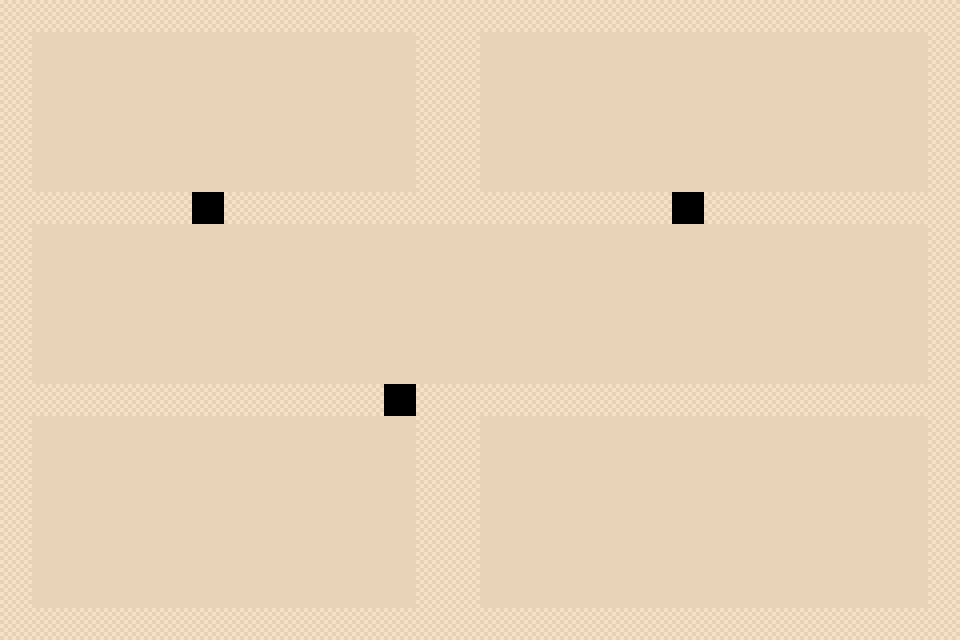

Below is a game level as drawn by its tile map, then a one-line description and the .tmx file that defines it, in full:
An orthogonal 30x20 tile map with 32x32 px tiles, 2 tile layers (floor, walls) and 3 objects (2x interactive, spawn).

<map version="1.5" tiledversion="1.8.2" orientation="orthogonal" renderorder="right-down" width="30" height="20" tilewidth="32" tileheight="32" infinite="0" nextlayerid="3" nextobjectid="11">
 <tileset firstgid="1" name="interior" tilewidth="32" tileheight="32" tilecount="100" columns="10">
  <image source="interior_tiles.png" width="320" height="320" />
 </tileset>
 <layer id="1" name="floor" width="30" height="20">
  <data encoding="csv">
0,0,0,0,0,0,0,0,0,0,0,0,0,0,0,0,0,0,0,0,0,0,0,0,0,0,0,0,0,0,
0,1,1,1,1,1,1,1,1,1,1,1,1,0,0,1,1,1,1,1,1,1,1,1,1,1,1,1,1,0,
0,1,1,1,1,1,1,1,1,1,1,1,1,0,0,1,1,1,1,1,1,1,1,1,1,1,1,1,1,0,
0,1,1,1,1,1,1,1,1,1,1,1,1,0,0,1,1,1,1,1,1,1,1,1,1,1,1,1,1,0,
0,1,1,1,1,1,1,1,1,1,1,1,1,0,0,1,1,1,1,1,1,1,1,1,1,1,1,1,1,0,
0,1,1,1,1,1,1,1,1,1,1,1,1,0,0,1,1,1,1,1,1,1,1,1,1,1,1,1,1,0,
0,0,0,0,0,0,0,0,0,0,0,0,0,0,0,0,0,0,0,0,0,0,0,0,0,0,0,0,0,0,
0,1,1,1,1,1,1,1,1,1,1,1,1,1,1,1,1,1,1,1,1,1,1,1,1,1,1,1,1,0,
0,1,1,1,1,1,1,1,1,1,1,1,1,1,1,1,1,1,1,1,1,1,1,1,1,1,1,1,1,0,
0,1,1,1,1,1,1,1,1,1,1,1,1,1,1,1,1,1,1,1,1,1,1,1,1,1,1,1,1,0,
0,1,1,1,1,1,1,1,1,1,1,1,1,1,1,1,1,1,1,1,1,1,1,1,1,1,1,1,1,0,
0,1,1,1,1,1,1,1,1,1,1,1,1,1,1,1,1,1,1,1,1,1,1,1,1,1,1,1,1,0,
0,0,0,0,0,0,0,0,0,0,0,0,0,0,0,0,0,0,0,0,0,0,0,0,0,0,0,0,0,0,
0,1,1,1,1,1,1,1,1,1,1,1,1,0,0,1,1,1,1,1,1,1,1,1,1,1,1,1,1,0,
0,1,1,1,1,1,1,1,1,1,1,1,1,0,0,1,1,1,1,1,1,1,1,1,1,1,1,1,1,0,
0,1,1,1,1,1,1,1,1,1,1,1,1,0,0,1,1,1,1,1,1,1,1,1,1,1,1,1,1,0,
0,1,1,1,1,1,1,1,1,1,1,1,1,0,0,1,1,1,1,1,1,1,1,1,1,1,1,1,1,0,
0,1,1,1,1,1,1,1,1,1,1,1,1,0,0,1,1,1,1,1,1,1,1,1,1,1,1,1,1,0,
0,1,1,1,1,1,1,1,1,1,1,1,1,0,0,1,1,1,1,1,1,1,1,1,1,1,1,1,1,0,
0,0,0,0,0,0,0,0,0,0,0,0,0,0,0,0,0,0,0,0,0,0,0,0,0,0,0,0,0,0
</data>
 </layer>
 <layer id="2" name="walls" width="30" height="20">
  <data encoding="csv">
2,2,2,2,2,2,2,2,2,2,2,2,2,2,2,2,2,2,2,2,2,2,2,2,2,2,2,2,2,2,
2,0,0,0,0,0,0,0,0,0,0,0,0,2,2,0,0,0,0,0,0,0,0,0,0,0,0,0,0,2,
2,0,0,0,0,0,0,0,0,0,0,0,0,2,2,0,0,0,0,0,0,0,0,0,0,0,0,0,0,2,
2,0,0,0,0,0,0,0,0,0,0,0,0,2,2,0,0,0,0,0,0,0,0,0,0,0,0,0,0,2,
2,0,0,0,0,0,0,0,0,0,0,0,0,2,2,0,0,0,0,0,0,0,0,0,0,0,0,0,0,2,
2,0,0,0,0,0,0,0,0,0,0,0,0,2,2,0,0,0,0,0,0,0,0,0,0,0,0,0,0,2,
2,2,2,2,2,2,0,2,2,2,2,2,2,2,2,2,2,2,2,2,2,0,2,2,2,2,2,2,2,2,
2,0,0,0,0,0,0,0,0,0,0,0,0,0,0,0,0,0,0,0,0,0,0,0,0,0,0,0,0,2,
2,0,0,0,0,0,0,0,0,0,0,0,0,0,0,0,0,0,0,0,0,0,0,0,0,0,0,0,0,2,
2,0,0,0,0,0,0,0,0,0,0,0,0,0,0,0,0,0,0,0,0,0,0,0,0,0,0,0,0,2,
2,0,0,0,0,0,0,0,0,0,0,0,0,0,0,0,0,0,0,0,0,0,0,0,0,0,0,0,0,2,
2,0,0,0,0,0,0,0,0,0,0,0,0,0,0,0,0,0,0,0,0,0,0,0,0,0,0,0,0,2,
2,2,2,2,2,2,2,2,2,2,2,2,0,2,2,2,2,2,2,2,2,2,2,2,2,2,2,2,2,2,
2,0,0,0,0,0,0,0,0,0,0,0,0,2,2,0,0,0,0,0,0,0,0,0,0,0,0,0,0,2,
2,0,0,0,0,0,0,0,0,0,0,0,0,2,2,0,0,0,0,0,0,0,0,0,0,0,0,0,0,2,
2,0,0,0,0,0,0,0,0,0,0,0,0,2,2,0,0,0,0,0,0,0,0,0,0,0,0,0,0,2,
2,0,0,0,0,0,0,0,0,0,0,0,0,2,2,0,0,0,0,0,0,0,0,0,0,0,0,0,0,2,
2,0,0,0,0,0,0,0,0,0,0,0,0,2,2,0,0,0,0,0,0,0,0,0,0,0,0,0,0,2,
2,0,0,0,0,0,0,0,0,0,0,0,0,2,2,0,0,0,0,0,0,0,0,0,0,0,0,0,0,2,
2,2,2,2,2,2,2,2,2,2,2,2,2,2,2,2,2,2,2,2,2,2,2,2,2,2,2,2,2,2
</data>
 </layer>
 <objectgroup id="3" name="interactive">
  <object id="1" name="living_room" type="interactive" x="64" y="64" width="320" height="160">
   <properties>
    <property name="clueId" value="clue_001" />
    <property name="room" value="客厅" />
   </properties>
  </object>
  <object id="2" name="bedroom" type="interactive" x="512" y="64" width="384" height="160">
   <properties>
    <property name="clueId" value="clue_002" />
    <property name="room" value="卧室" />
   </properties>
  </object>
  <object id="3" name="door" type="spawn" x="224" y="576" width="32" height="32" />
 </objectgroup>
</map>
